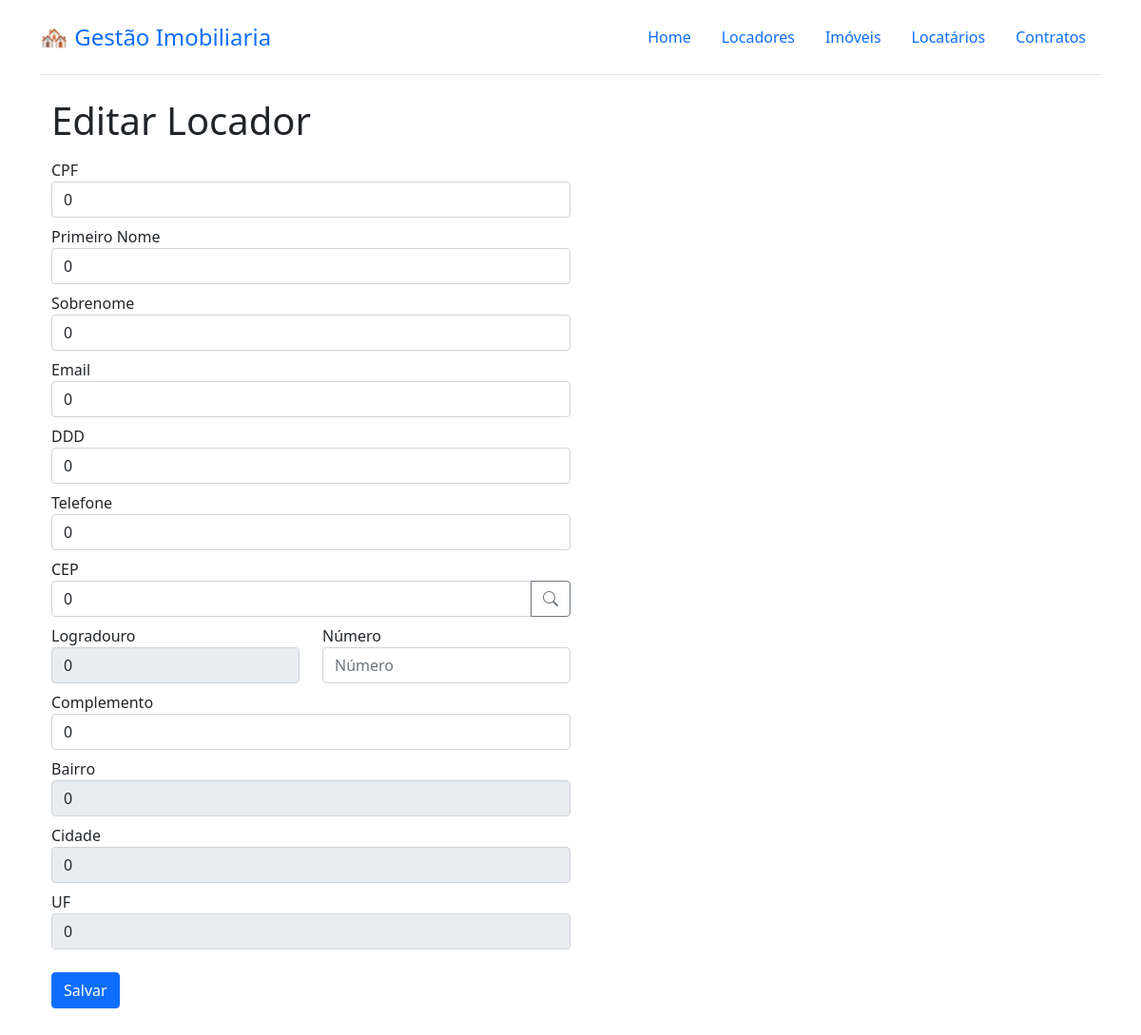
The app's page /locador/3, older data.
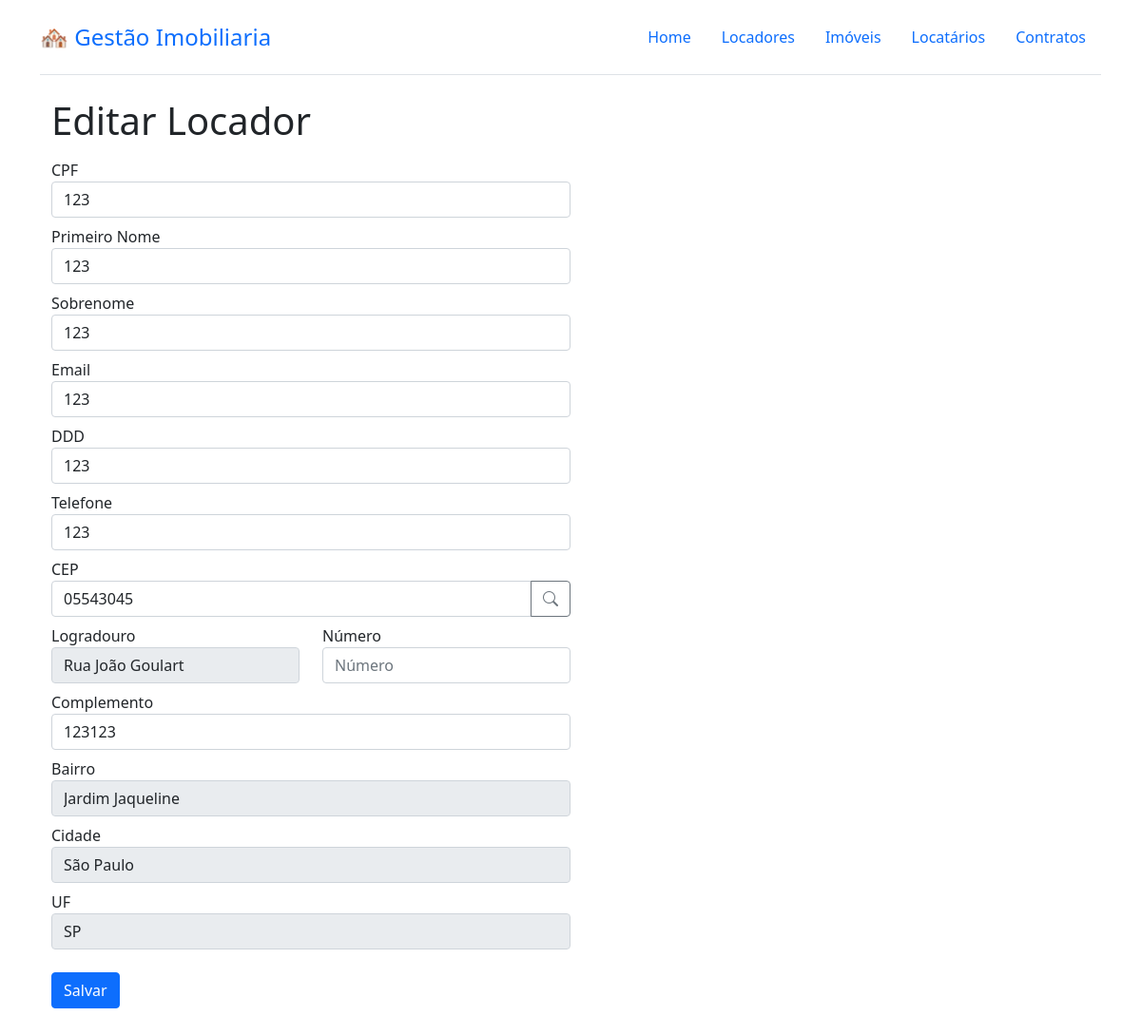
The same page, newer data.
### tables this page shows
CREATE TABLE `locador` (
	`id` integer primary key NOT NULL UNIQUE,
	`cpf` TEXT NOT NULL,
	`primeiro_nome` TEXT NOT NULL,
	`ultimo_nome` TEXT NOT NULL,
	`email` TEXT NOT NULL,
	`ddd` INTEGER NOT NULL,
	`telefone` TEXT NOT NULL,
	`cep` TEXT NOT NULL,
	`logradouro` TEXT NOT NULL,
	`numero` TEXT NOT NULL,
	`complemento` TEXT,
	`bairro` TEXT NOT NULL,
	`cidade` INTEGER NOT NULL,
	`uf` INTEGER NOT NULL
);

### gestao_imobiliaria/views/locador.py (the view, shortened to what this page needs)
@locador.route("/locador/<int:id>", methods=["GET", "POST"])
def edit(id: int):
    db = get_db()
    form = LocadorForm()
    locador = db.execute("SELECT * FROM locador WHERE id = ?", (id,)).fetchone()
    if locador is None:
        abort(404, "Locador id {0} doesn't exist.".format(id))
    if request.method == "GET":
        form.cpf.data = locador["cpf"]
        form.primeiro_nome.data = locador["primeiro_nome"]
        form.ultimo_nome.data = locador["ultimo_nome"]
        form.email.data = locador["email"]
        form.ddd.data = locador["ddd"]
        form.telefone.data = locador["telefone"]
        form.cep.data = locador["cep"]
        form.logradouro.data = locador["logradouro"]
        form.complemento.data = locador["complemento"]  # Add this line
        form.bairro.data = locador["bairro"]
        form.cidade.data = locador["cidade"]
        form.uf.data = locador["uf"]
    return render_template("form.html", form=form, page_title="Editar Locador")

### gestao_imobiliaria/forms.py
class LocadorForm(FlaskForm):
    cpf = StringField("CPF")
    primeiro_nome = StringField("Primeiro Nome")
    ultimo_nome = StringField("Sobrenome")
    email = StringField("Email")
    ddd = IntegerField("DDD")
    telefone = StringField("Telefone")
    cep = StringField("CEP")
    logradouro = StringField("Logradouro")
    numero = IntegerField("Número")
    complemento = StringField("Complemento")
    bairro = StringField("Bairro")
    cidade = StringField("Cidade")
    uf = StringField("UF")
    submit = SubmitField("Salvar")

### gestao_imobiliaria/db.py (called while the page is built)
def get_db():
    if "db" not in g:
        g.db = sqlite3.connect(
            os.getenv("DATABASE_URL"), detect_types=sqlite3.PARSE_DECLTYPES
        )
        g.db.row_factory = sqlite3.Row
    return g.db

### gestao_imobiliaria/templates/form.html (shortened to what this page needs)
{% extends "base.html" %}
{% block content %}
  <div class="container justify-content-left w-100 position-relative">
   <div>
      <h1>{{page_title.title()}}</h1>
    </div>
    <form action="" method="POST" class="w-50">
        {% set row_open = false %}
        {% for field in form %}
            {% if (field.type != "SubmitField") and (field.type != "CSRFTokenField") %}
                {% if field.label.text == "Logradouro"%}
                    <div class="row">
                        <div class="col-md-6">
                            <div class="form-group">
                                {{ form.logradouro.label(class="form-label mb-0 mt-2") }}
                                {{ form.logradouro(class="form-control", placeholder=form.logradouro.label.text) }}
                            </div>
                        </div>
                        <div class="col-md-6">
                            <div class="form-group">
                                {{ form.numero.label(class="form-label mb-0 mt-2") }}
                                {{ form.numero(class="form-control", placeholder=form.numero.label.text) }}
                            </div>
                        </div>
                    </div>
                {% elif field.label.text == "Número" %}
                {% elif field.label.text == "CEP" %}
                    <div class="form-group">
                    {{ field.label(class="form-label mb-0 mt-2") }}
                    <div class="input-group mb-0">
                        {{ field(class="form-control", placeholder=field.label.text, maxlength="9" )}}
                        <button class="btn btn-outline-secondary" type="button" id="button-addon2" onclick="pesquisacep(document.getElementById('cep').value);"><i class="bi bi-search"></i></button>
                    </div>
                    </div>
                {% else %}
                    <div class="form-group">
                        {{ field.label(class="form-label mb-0 mt-2") }}
                        {{ field(class="form-control", placeholder=field.label.text) }}
                    </div>
                {% endif %}
            {% endif %}
        {% endfor %}
          <div class="form-group pt-4 mb-5">
              {{ form.submit(class="btn btn-primary") }}
          </div>
    </form>
  </div>
{% endblock %}

### gestao_imobiliaria/templates/base.html (shortened to what this page needs)
<!doctype html>
<html lang="en">
    <head>
        <link href="https://cdn.jsdelivr.net/npm/bootstrap@5.1.3/dist/css/bootstrap.min.css" rel="stylesheet">
        <link rel="stylesheet" href="https://cdn.jsdelivr.net/npm/bootstrap-icons@1.11.3/font/bootstrap-icons.min.css">
    </head>
    <body>
        <div class="container">
            <nav class="d-flex flex-wrap align-items-center justify-content-between py-3 mb-4 border-bottom">
                <a class="navbar-brand" style="font-size: 1.5rem;" href="/">
                    <span class="fs-4">🏘️ Gestão Imobiliaria</span>
                </a>
                <ul class="nav nav-pills">
                    <li class="nav-item"><a href="/" class="nav-link {{ 'active' if page_title == 'home' else '' }}" aria-current="page">Home</a></li>
                    <li class="nav-item"><a href="/locador" class="nav-link {{ 'active' if page_title == 'locador' else '' }}">Locadores</a></li>
                    <li class="nav-item"><a href="/imovel" class="nav-link {{ 'active' if page_title == 'imovel' else '' }}">Imóveis</a></li>
                    <li class="nav-item"><a href="/locatario" class="nav-link {{ 'active' if page_title == 'locatario' else '' }}">Locatários</a></li>
                    <li class="nav-item"><a href="/contrato" class="nav-link {{ 'active' if page_title == 'contrato' else '' }}">Contratos</a></li>
                </ul>
            </nav>
        </div>
        <div class="container">
            {% block content %}{% endblock %}
        </div>
    </body>
</html>

Row changes from the older to the newer data that the page shows:
now on this page (row edited): locador: cpf "123" "123" "123" "123" "123" "123" "123123" "Jardim Jaqueline" "São Paulo" "SP", cep "05543045", logradouro "Rua João Goulart"
Text that changed along with them:
list line gone: "0"
list line gone: "0 "
